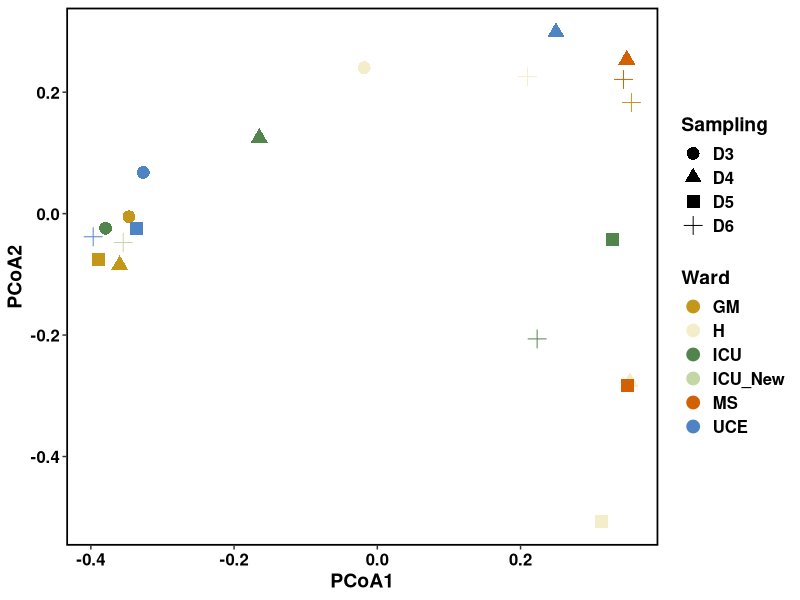
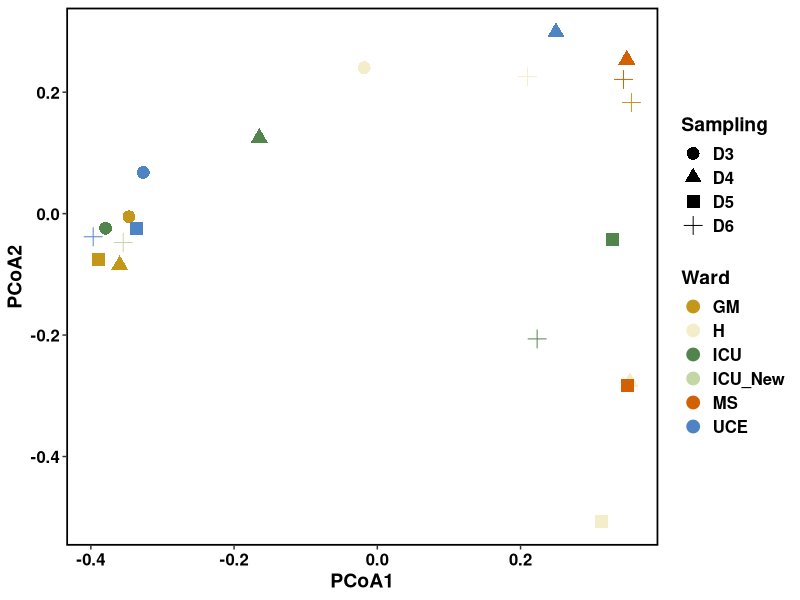
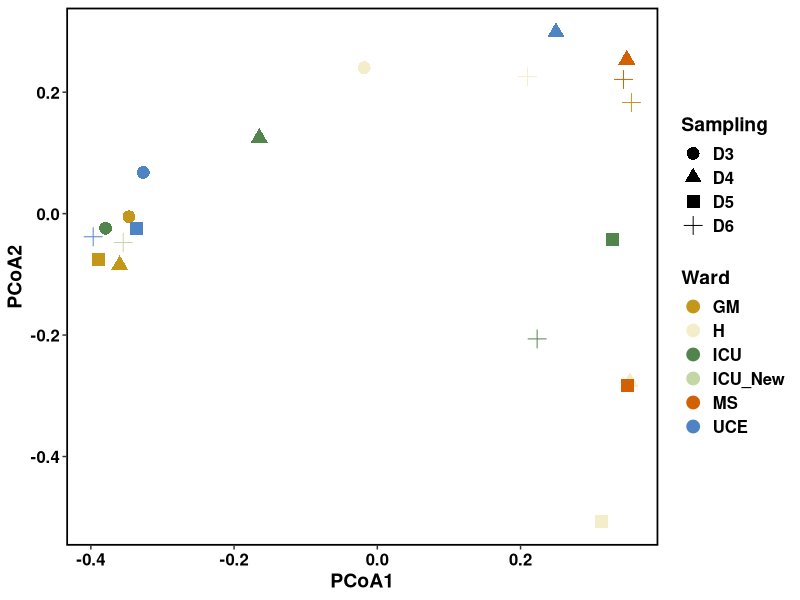
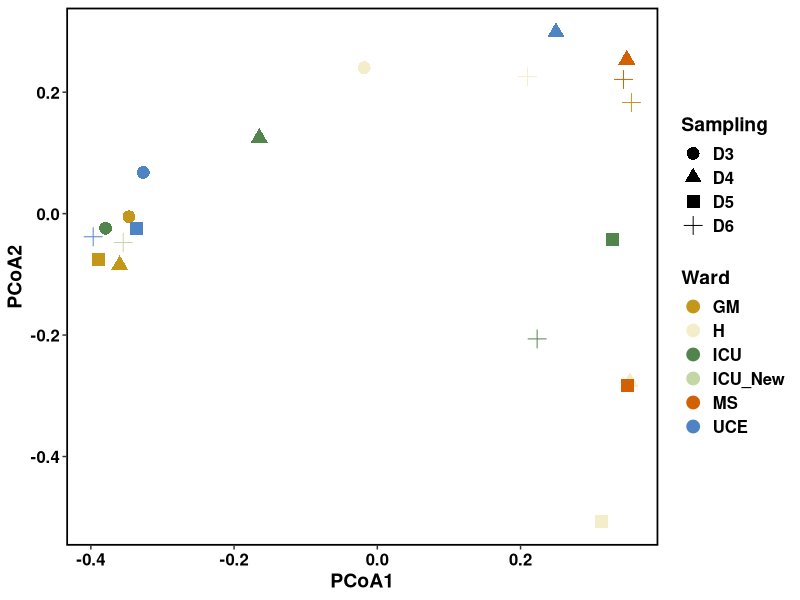

These figures' R source, in order:
# Load required libraries
library(readxl)
library(vegan)
library(ggplot2)

# Read data
Drainplot <- read_excel("Data/SpeciesBeta.xlsx")

# Check for missing values and remove if necessary
Drainplot <- na.omit(Drainplot)

# Extract community data
comDrain <- Drainplot[, 3:ncol(Drainplot)]

# Calculate dissimilarity matrix using Bray-Curtis method
dissimilarity_matrix <- vegdist(comDrain, method = "bray")

# Perform PCoA (Principal Coordinates Analysis)
pcoa_result <- cmdscale(dissimilarity_matrix, k = 2, eig = TRUE)  # Retain eigenvalues for explained variance

# Convert PCoA result to data frame
pcoa_df <- as.data.frame(pcoa_result$points)

# Add additional variables (Sampling, Ward) to PCoA data frame
pcoa_df$Sampling <- Drainplot$Sampling
pcoa_df$Ward <- Drainplot$Ward

# Define color palette for Ward
ward_colors <- c("#C4961A", "#F4EDCA", "#52854C", "#C3D7A4", "#D16103", "#4E84C4")

# Plot PCoA
pcoa_plot <- ggplot(pcoa_df, aes(x = V1, y = V2)) + 
  geom_point(size = 4, aes(shape = Sampling, colour = Ward)) + 
  theme(
    axis.text = element_text(colour = "black", size = 12, face = "bold"),
    legend.text = element_text(size = 12, face = "bold", colour = "black"),
    legend.position = "right",
    axis.title = element_text(face = "bold", size = 14, colour = "black"),
    legend.title = element_text(size = 14, colour = "black", face = "bold"),
    panel.background = element_blank(),
    panel.border = element_rect(colour = "black", fill = NA, linewidth = 1.2),
    legend.key = element_blank()
  ) + 
  labs(
    x = paste0("PCoA1"),
    y = paste0("PCoA2"),
    colour = "Ward", shape = "Sampling"
  ) + 
  scale_colour_manual(values = ward_colors)

# Save PCoA plot to file
ggsave("output/pcoa_plot.png", pcoa_plot, width = 8, height = 6, dpi = 300)
ggsave("output/pcoa_plot.tiff", pcoa_plot, width = 8, height = 6, dpi = 300)
ggsave("output/pcoa_plot.svg", pcoa_plot, width = 8, height = 6)

# Display PCoA plot
print(pcoa_plot)

# Perform PERMANOVA using Bray-Curtis dissimilarity matrix
permanova_result <- adonis2(comDrain ~ Sampling + Ward, data = Drainplot, permutations = 999, method = "bray")

# Print PERMANOVA results
print(permanova_result)
